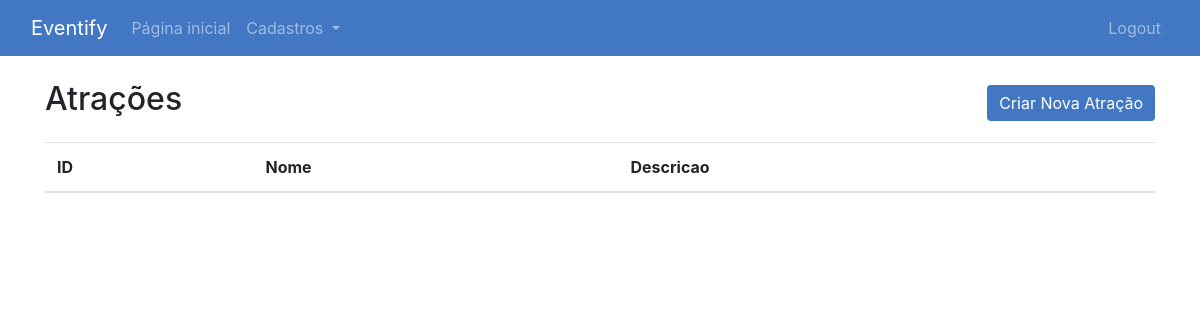
/atracao-list/ (signed in), run on an earlier commit of the app's database.
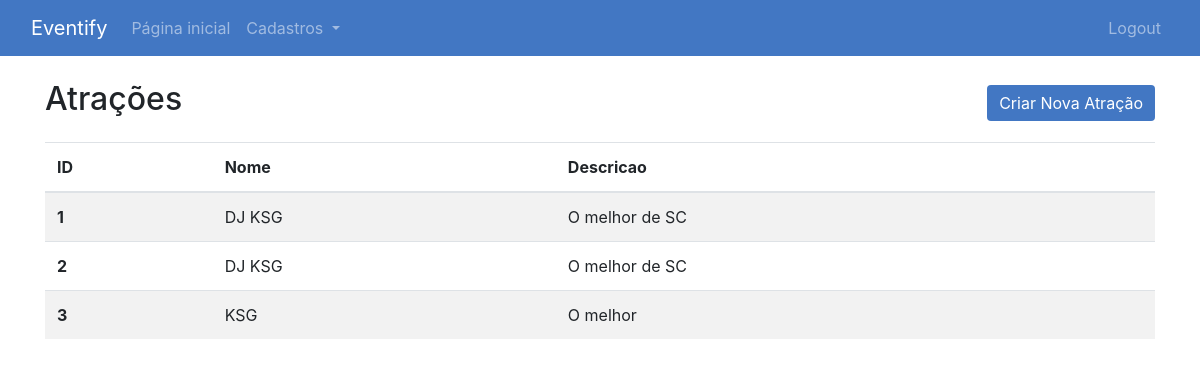
And on a later commit of the database.
### main/models.py (models this page shows, shortened)
class Atracao(models.Model):
    nome = models.CharField(max_length=200)
    descricao = models.TextField()

### main/views.py (the view)
# urls.py: path('atracao-list/', views.atracao_list, name='atracao_list'),
@login_required
def atracao_list(request):
    atracoes = Atracao.objects.all()
    return render(request, 'main/atracao_list.html', {'atracoes': atracoes})

### main/templates/main/atracao_list.html (shortened to what this page needs)
{% extends 'main/base.html' %}
{% block content %}
    <div class="container mt-4">
        <div class="d-flex justify-content-between align-items-center mb-3">
            <h2>Atrações</h2>
            <a href="{% url 'atracao-form' %}" class="btn btn-primary">Criar Nova Atração</a>
        </div>
        <table class="table table-striped">
            <thead>
                <tr>
                    <th scope="col">ID</th>
                    <th scope="col">Nome</th>
                    <th scope="col">Descricao</th>
                </tr>
            </thead>
            <tbody>
                {% for atracao in atracoes %}
                <tr>
                    <th scope="row">{{ atracao.id }}</th>
                    <td>{{ atracao.nome }}</td>
                    <td>{{ atracao.descricao }}</td>
                </tr>
                {% endfor %}
            </tbody>
        </table>
    </div>
{% endblock %}

### main/templates/main/base.html (shortened to what this page needs)
<!DOCTYPE html>
<html lang="en">
<head>
    <link rel="stylesheet" href="https://cdn.jsdelivr.net/npm/bootstrap@4.6.2/dist/css/bootstrap.min.css">
</head>
<body>
	<nav class="navbar navbar-expand-lg navbar-dark">
        <div class="container-fluid">
            <a class="navbar-brand" href="/">Eventify</a>
            <div class="collapse navbar-collapse" id="navbarSupportedContent">
                <ul class="navbar-nav mr-auto">
                    <li class="nav-item">
                        <a class="nav-link {% if request.path == '/' %}active{% endif %}" aria-current="page" href="/">Página inicial</a>
                    </li>
                    {% if user.is_authenticated %}
                    <li class="nav-item dropdown">
                        <a class="nav-link dropdown-toggle " href="#" id="navbarDropdown" role="button" data-toggle="dropdown" aria-expanded="false">
                            Cadastros
                        </a>
                    </li>
                    {% endif %}
                </ul>
                <ul class="navbar-nav ml-auto">
                    {% if user.is_authenticated %}
                    <li class="nav-item">
                        <a class="nav-link" href="/logout">Logout</a>
                    </li>
                    {% else %}
                    <li class="nav-item">
                        <a class="nav-link" href="/login/" {% if request.path == '/login' %}active{% endif %}>Login</a>
                    </li>
                    {% endif %}
                </ul>
            </div>
        </div>
    </nav>
    <div id="content" name="content" class="main">
        {% block content %}
        {% endblock %}
    </div>
</body>
</html>

### main/templates/main/base.html (style rules this page uses)
* { margin: 0; padding: 0; box-sizing: border-box; }
ul, ol { list-style: none; }
a { text-decoration: none; color: inherit; }
.navbar { background-color: #4277c3; }
.navbar .nav-link, .navbar .navbar-brand { color: #ffffff; }
.btn-primary { background-color: #4277c3 !important; border: none !important; }

What changed in the data, as far as the page shows it:
added Atracao: id "1", nome "DJ KSG", descricao "O melhor de SC"
added Atracao: id "2", nome "DJ KSG", descricao "O melhor de SC"
added Atracao: id "3", nome "KSG", descricao "O melhor"
